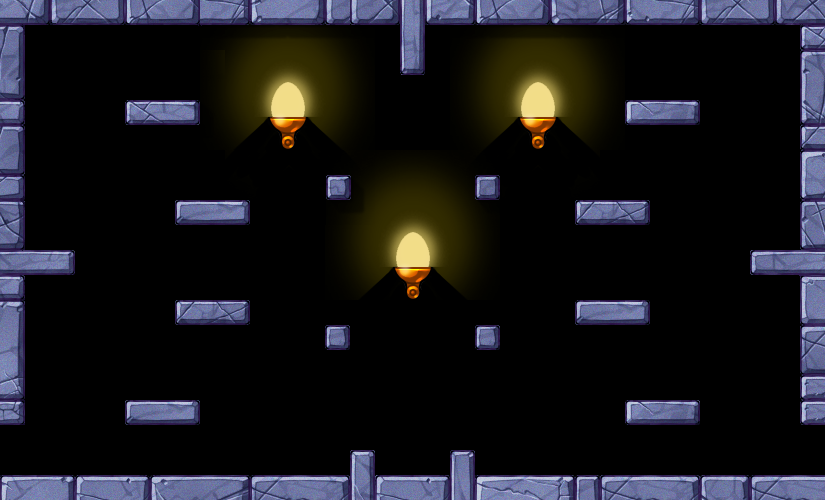

This is a level from a 2D game, rendered from its Tiled map with the project's own tilesets. A one-line summary and the complete map file follow:
An orthogonal 33x20 tile map with 25x25 px tiles, 1 tile layer (Tile Layer 1) and 17 objects (10x Gem, PlayerStart, Door, EnemyR22, EnemyL21, ...).

<map version="1.10" tiledversion="1.10.2" orientation="orthogonal" renderorder="right-down" width="33" height="20" tilewidth="25" tileheight="25" infinite="0" nextlayerid="3" nextobjectid="25">
 <properties>
  <property name="Background" value="bg_castle" />
  <property name="Background Offset Y" type="int" value="0" />
  <property name="biome" value="castle" />
 </properties>
 <tileset firstgid="1" source="castle.tsx" />
 <layer id="1" name="Tile Layer 1" width="33" height="20">
  <data encoding="csv">
490,491,492,493,494,495,733,734,736,737,738,739,740,741,741,820,821,822,823,824,825,826,827,828,829,830,831,595,596,597,598,599,600,
529,530,531,532,533,534,772,773,774,775,776,777,778,779,780,859,860,861,862,863,864,865,866,867,868,869,870,634,635,636,637,638,639,
568,569,0,0,0,0,0,0,844,814,815,816,817,818,819,898,899,900,901,902,903,904,905,906,907,0,0,0,0,0,0,0,678,
952,953,0,0,0,0,832,833,834,835,836,837,838,839,840,841,842,843,844,845,846,847,848,849,850,851,0,0,0,0,0,0,858,
991,992,0,0,0,996,871,872,873,874,875,876,877,878,879,880,881,882,883,884,885,886,887,888,889,890,891,892,893,0,0,0,897,
1030,1031,0,0,0,1035,910,911,912,913,914,915,916,917,918,919,920,921,922,923,924,925,926,927,928,929,930,931,932,0,0,0,936,
2134,2135,0,0,0,0,0,0,0,2140,2141,2142,2143,2144,2145,2224,2225,2226,2227,2228,2229,2230,2231,2232,0,0,0,0,0,0,0,0,2238,
2173,2174,0,0,0,0,0,0,0,2179,2180,2181,2182,2183,2184,2263,2264,2265,2266,2267,2268,2269,2270,2271,0,0,0,0,0,0,0,0,2277,
2212,2213,0,0,0,0,2215,2216,2217,2218,2219,2220,2221,2222,2223,2302,2303,2304,2305,2306,2307,2308,2309,2310,2311,2312,2313,0,0,0,0,0,2316,
2590,2591,2592,1177,0,0,2695,2696,2697,1552,1553,0,2599,2600,2601,2602,2603,2604,2605,2606,2607,1786,1787,1788,2608,2609,2610,0,0,0,0,0,2613,
2629,2630,2631,1216,0,0,0,0,0,0,0,0,2638,2639,2640,2641,2642,2643,2644,2645,2646,0,0,0,0,0,0,0,0,0,2650,2651,2652,
2668,2669,2670,1255,0,0,0,0,0,0,0,0,2677,2678,2679,2680,2681,2682,2683,2684,2685,0,0,0,0,0,0,0,0,0,2689,2690,2691,
3046,3047,0,0,0,0,2728,2729,2730,2809,2810,0,0,2726,2727,0,0,0,0,2726,2727,0,0,2721,2722,2723,2724,0,0,0,0,0,2718,
3085,3086,0,0,0,0,2767,2768,2769,2848,2849,0,0,2765,2766,0,0,0,0,2765,2766,0,0,2760,2761,2762,2763,0,0,0,0,0,2757,
3124,3125,0,0,0,0,0,0,0,0,0,0,0,2804,2805,0,0,0,0,2804,2805,0,0,0,0,0,0,0,0,0,0,0,2796,
2830,2831,0,0,0,0,0,0,0,0,0,0,0,0,0,0,0,0,0,0,0,0,0,0,2812,2813,2814,2815,2816,0,0,0,2820,
2869,2870,0,0,0,2739,2740,2741,2742,0,0,0,0,0,0,0,0,0,0,0,0,0,0,0,2851,2852,2853,2854,2855,0,0,0,2820,
3604,3605,0,0,0,2778,2779,2780,2781,0,0,0,0,0,0,0,0,0,0,0,0,0,0,0,2890,2891,2892,2893,2894,0,0,0,3603,
0,0,0,0,0,0,0,0,0,0,0,0,0,0,3882,3883,0,0,3886,3887,0,0,0,0,0,0,0,0,0,0,0,0,0,
3934,3935,3936,3913,3914,3915,3805,3806,3807,3916,3917,3918,3919,3920,3921,3922,3923,3924,3925,3926,3927,3784,3785,3786,3787,3788,3789,3790,3791,3792,3937,3938,3939
</data>
 </layer>
 <objectgroup id="2" name="Object Layer 1">
  <object id="1" name="PlayerStart" x="10" y="475">
   <point />
  </object>
  <object id="4" name="Door" x="794.25" y="425">
   <point />
  </object>
  <object id="5" name="Gem" x="51.3333" y="248.667">
   <point />
  </object>
  <object id="7" name="Gem" x="163.333" y="99.3333">
   <point />
  </object>
  <object id="8" name="Gem" x="212.667" y="300">
   <point />
  </object>
  <object id="10" name="Gem" x="337.333" y="326">
   <point />
  </object>
  <object id="11" name="Gem" x="338" y="174.667">
   <point />
  </object>
  <object id="12" name="Gem" x="486.667" y="174.667">
   <point />
  </object>
  <object id="13" name="Gem" x="485.333" y="324.667">
   <point />
  </object>
  <object id="14" name="Gem" x="610.667" y="300">
   <point />
  </object>
  <object id="16" name="Gem" x="662.667" y="100">
   <point />
  </object>
  <object id="17" name="Gem" x="777.333" y="250">
   <point />
  </object>
  <object id="20" name="EnemyR22" x="133.874" y="88.9559">
   <point />
  </object>
  <object id="21" name="EnemyL21" x="684.344" y="86.3137">
   <point />
  </object>
  <object id="22" name="EnemyR00" x="46.6798" y="169.985">
   <point />
  </object>
  <object id="23" name="EnemyR13" x="751.281" y="176.15">
   <point />
  </object>
  <object id="24" name="EnemyL13" x="408.669" y="267.748">
   <point />
  </object>
 </objectgroup>
</map>
